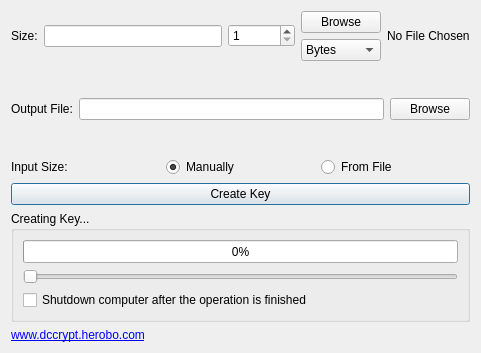
<?xml version="1.0" encoding="UTF-8"?>
<ui version="4.0">
 <class>CreateKeyDialog</class>
 <widget class="QDialog" name="CreateKeyDialog">
  <property name="geometry">
   <rect>
    <x>0</x>
    <y>0</y>
    <width>481</width>
    <height>353</height>
   </rect>
  </property>
  <property name="windowTitle">
   <string>Create Key</string>
  </property>
  <property name="windowIcon">
   <iconset resource="resources.qrc">
    <normaloff>:/images/resources/images/DCCrypt_Logo.png</normaloff>:/images/resources/images/DCCrypt_Logo.png</iconset>
  </property>
  <property name="sizeGripEnabled">
   <bool>false</bool>
  </property>
  <layout class="QVBoxLayout" name="verticalLayout_3">
   <item>
    <layout class="QHBoxLayout" name="horizontalLayout">
     <item>
      <widget class="QLabel" name="sizeLabel">
       <property name="toolTip">
        <string>The final size of the &quot;Key File&quot;.</string>
       </property>
       <property name="text">
        <string>Size:</string>
       </property>
      </widget>
     </item>
     <item>
      <widget class="QLineEdit" name="inputLineEdit">
       <property name="toolTip">
        <string>The file from which the size should be taken from.</string>
       </property>
      </widget>
     </item>
     <item>
      <widget class="QDoubleSpinBox" name="sizeSpinBox">
       <property name="enabled">
        <bool>true</bool>
       </property>
       <property name="toolTip">
        <string>The final size of the &quot;Key File&quot;.</string>
       </property>
       <property name="locale">
        <locale language="English" country="UnitedStates"/>
       </property>
       <property name="wrapping">
        <bool>false</bool>
       </property>
       <property name="frame">
        <bool>true</bool>
       </property>
       <property name="alignment">
        <set>Qt::AlignLeading|Qt::AlignLeft|Qt::AlignVCenter</set>
       </property>
       <property name="readOnly">
        <bool>false</bool>
       </property>
       <property name="buttonSymbols">
        <enum>QAbstractSpinBox::UpDownArrows</enum>
       </property>
       <property name="specialValueText">
        <string/>
       </property>
       <property name="accelerated">
        <bool>true</bool>
       </property>
       <property name="correctionMode">
        <enum>QAbstractSpinBox::CorrectToNearestValue</enum>
       </property>
       <property name="prefix">
        <string/>
       </property>
       <property name="suffix">
        <string/>
       </property>
       <property name="decimals">
        <number>0</number>
       </property>
       <property name="minimum">
        <double>1.000000000000000</double>
       </property>
       <property name="maximum">
        <double>1000000000.000000000000000</double>
       </property>
       <property name="singleStep">
        <double>0.100000000000000</double>
       </property>
       <property name="value">
        <double>1.000000000000000</double>
       </property>
      </widget>
     </item>
     <item>
      <layout class="QVBoxLayout" name="verticalLayout_2">
       <item>
        <widget class="QPushButton" name="browseInputButton">
         <property name="text">
          <string>Browse</string>
         </property>
        </widget>
       </item>
       <item>
        <widget class="QComboBox" name="sizeFormatComboBox">
         <item>
          <property name="text">
           <string>Bytes</string>
          </property>
         </item>
         <item>
          <property name="text">
           <string>KB</string>
          </property>
         </item>
         <item>
          <property name="text">
           <string>MB</string>
          </property>
         </item>
         <item>
          <property name="text">
           <string>GB</string>
          </property>
         </item>
        </widget>
       </item>
      </layout>
     </item>
     <item>
      <widget class="QLabel" name="inputFileStatusLabel">
       <property name="text">
        <string>No File Chosen</string>
       </property>
      </widget>
     </item>
    </layout>
   </item>
   <item>
    <spacer name="verticalSpacer">
     <property name="orientation">
      <enum>Qt::Vertical</enum>
     </property>
     <property name="sizeType">
      <enum>QSizePolicy::Expanding</enum>
     </property>
     <property name="sizeHint" stdset="0">
      <size>
       <width>20</width>
       <height>13</height>
      </size>
     </property>
    </spacer>
   </item>
   <item>
    <layout class="QHBoxLayout" name="horizontalLayout_2">
     <item>
      <widget class="QLabel" name="outputLabel">
       <property name="toolTip">
        <string>The path of the &quot;Key File&quot; that will be created.</string>
       </property>
       <property name="text">
        <string>Output File:</string>
       </property>
      </widget>
     </item>
     <item>
      <widget class="QLineEdit" name="outputLineEdit">
       <property name="toolTip">
        <string>The path of the &quot;Key File&quot; that will be created.</string>
       </property>
      </widget>
     </item>
     <item>
      <widget class="QPushButton" name="browseOutputButton">
       <property name="toolTip">
        <string>The path of the &quot;Key File&quot; that will be created.</string>
       </property>
       <property name="text">
        <string>Browse</string>
       </property>
      </widget>
     </item>
    </layout>
   </item>
   <item>
    <spacer name="verticalSpacer_2">
     <property name="orientation">
      <enum>Qt::Vertical</enum>
     </property>
     <property name="sizeHint" stdset="0">
      <size>
       <width>20</width>
       <height>13</height>
      </size>
     </property>
    </spacer>
   </item>
   <item>
    <layout class="QHBoxLayout" name="horizontalLayout_4">
     <item>
      <widget class="QLabel" name="inputSizeLabel">
       <property name="toolTip">
        <string>The source you want to get the Input Size from.</string>
       </property>
       <property name="text">
        <string>Input Size:</string>
       </property>
      </widget>
     </item>
     <item>
      <widget class="QRadioButton" name="manuallyRadioButton">
       <property name="toolTip">
        <string>Input it manually.</string>
       </property>
       <property name="text">
        <string>Manually</string>
       </property>
       <property name="checked">
        <bool>true</bool>
       </property>
      </widget>
     </item>
     <item>
      <widget class="QRadioButton" name="fromFileRadioButton">
       <property name="toolTip">
        <string>From File.</string>
       </property>
       <property name="text">
        <string>From File</string>
       </property>
      </widget>
     </item>
    </layout>
   </item>
   <item>
    <widget class="QPushButton" name="startButton">
     <property name="sizePolicy">
      <sizepolicy hsizetype="Minimum" vsizetype="Preferred">
       <horstretch>0</horstretch>
       <verstretch>0</verstretch>
      </sizepolicy>
     </property>
     <property name="text">
      <string>Create Key</string>
     </property>
     <property name="default">
      <bool>true</bool>
     </property>
    </widget>
   </item>
   <item>
    <widget class="QGroupBox" name="progressGroupBox">
     <property name="sizePolicy">
      <sizepolicy hsizetype="Preferred" vsizetype="Preferred">
       <horstretch>0</horstretch>
       <verstretch>0</verstretch>
      </sizepolicy>
     </property>
     <property name="minimumSize">
      <size>
       <width>0</width>
       <height>0</height>
      </size>
     </property>
     <property name="baseSize">
      <size>
       <width>0</width>
       <height>0</height>
      </size>
     </property>
     <property name="mouseTracking">
      <bool>false</bool>
     </property>
     <property name="locale">
      <locale language="English" country="UnitedStates"/>
     </property>
     <property name="title">
      <string>Creating Key...</string>
     </property>
     <property name="flat">
      <bool>false</bool>
     </property>
     <layout class="QVBoxLayout" name="verticalLayout">
      <item>
       <widget class="QProgressBar" name="progressBar">
        <property name="enabled">
         <bool>true</bool>
        </property>
        <property name="minimumSize">
         <size>
          <width>0</width>
          <height>23</height>
         </size>
        </property>
        <property name="minimum">
         <number>0</number>
        </property>
        <property name="maximum">
         <number>100</number>
        </property>
        <property name="value">
         <number>0</number>
        </property>
        <property name="textVisible">
         <bool>true</bool>
        </property>
        <property name="invertedAppearance">
         <bool>false</bool>
        </property>
       </widget>
      </item>
      <item>
       <widget class="QSlider" name="stopSlider">
        <property name="toolTip">
         <string>Slide to the right to cancel the operation</string>
        </property>
        <property name="maximum">
         <number>100</number>
        </property>
        <property name="orientation">
         <enum>Qt::Horizontal</enum>
        </property>
       </widget>
      </item>
      <item>
       <widget class="QCheckBox" name="shutdownCheckBox">
        <property name="text">
         <string>Shutdown computer after the operation is finished</string>
        </property>
       </widget>
      </item>
     </layout>
    </widget>
   </item>
   <item>
    <widget class="QLabel" name="label_2">
     <property name="toolTip">
      <string>Visit our website.</string>
     </property>
     <property name="text">
      <string>&lt;!DOCTYPE HTML PUBLIC &quot;-//W3C//DTD HTML 4.0//EN&quot; &quot;http://www.w3.org/TR/REC-html40/strict.dtd&quot;&gt;
&lt;html&gt;&lt;head&gt;&lt;meta name=&quot;qrichtext&quot; content=&quot;1&quot; /&gt;&lt;style type=&quot;text/css&quot;&gt;
p, li { white-space: pre-wrap; }
&lt;/style&gt;&lt;/head&gt;&lt;body style=&quot; font-family:'Droid Sans'; font-size:9pt; font-weight:400; font-style:normal;&quot;&gt;
&lt;p style=&quot; margin-top:0px; margin-bottom:0px; margin-left:0px; margin-right:0px; -qt-block-indent:0; text-indent:0px;&quot;&gt;&lt;a href=&quot;http://www.dccrypt.herobo.com&quot;&gt;&lt;span style=&quot; text-decoration: underline; color:#0000ff;&quot;&gt;www.dccrypt.herobo.com&lt;/span&gt;&lt;/a&gt;&lt;/p&gt;&lt;/body&gt;&lt;/html&gt;</string>
     </property>
     <property name="openExternalLinks">
      <bool>true</bool>
     </property>
    </widget>
   </item>
  </layout>
 </widget>
 <tabstops>
  <tabstop>inputLineEdit</tabstop>
  <tabstop>sizeSpinBox</tabstop>
  <tabstop>sizeFormatComboBox</tabstop>
  <tabstop>browseInputButton</tabstop>
  <tabstop>outputLineEdit</tabstop>
  <tabstop>browseOutputButton</tabstop>
  <tabstop>manuallyRadioButton</tabstop>
  <tabstop>fromFileRadioButton</tabstop>
  <tabstop>startButton</tabstop>
  <tabstop>shutdownCheckBox</tabstop>
 </tabstops>
 <resources>
  <include location="resources.qrc"/>
 </resources>
 <connections/>
</ui>
